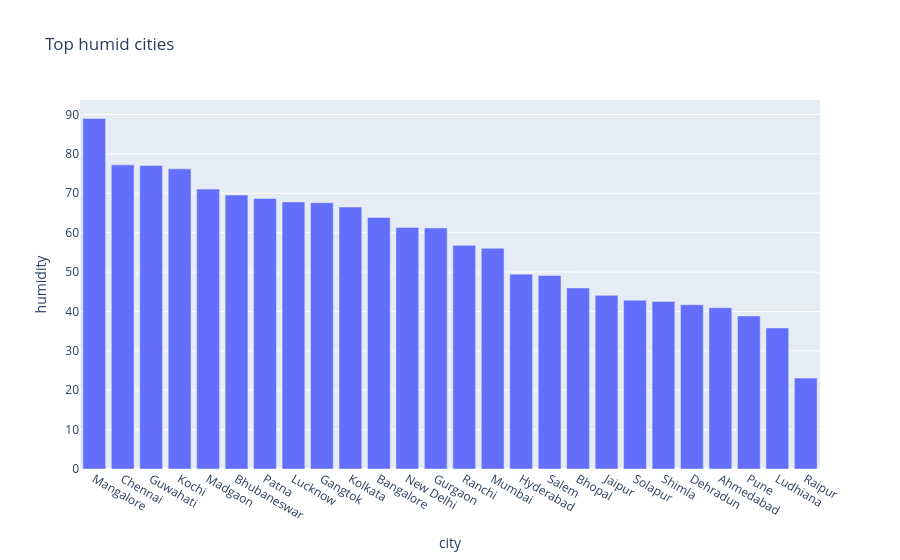

Notebook code for this chart:
### Code cell
HumBar = px.bar(
    Humid,
    x='city',
    y='humidity',
    title='Top humid cities'
)
HumBar.show()

### Figure 1 — Plotly figure (JSON) as saved in the notebook; plotly's stock layout.template omitted (floating-point values rounded to 4 significant figures)
{"data": [{"hovertemplate": "city=%{x}<br>humidity=%{y}<extra></extra>", "legendgroup": "", "marker": {"color": "#636efa", "pattern": {"shape": ""}}, "name": "", "orientation": "v", "showlegend": false, "textposition": "auto", "type": "bar", "x": ["Mangalore", "Chennai", "Guwahati", "Kochi", "Madgaon", "Bhubaneswar", "Patna", "Lucknow", "Gangtok", "Kolkata", "Bangalore", "New Delhi", "Gurgaon", "Ranchi", "Mumbai", "Hyderabad", "Salem", "Bhopal", "Jaipur", "Solapur", "Shimla", "Dehradun", "Ahmedabad", "Pune", "Ludhiana", "Raipur"], "xaxis": "x", "y": [89.0, 77.22, 77.03, 76.2, 71.07, 69.53, 68.7, 67.82, 67.62, 66.5, 63.88, 61.33, 61.2, 56.78, 56.03, 49.47, 49.13, 45.97, 44.08, 42.85, 42.55, 41.7, 40.97, 38.87, 35.8, 23.08], "yaxis": "y"}], "layout": {"barmode": "relative", "legend": {"tracegroupgap": 0}, "title": {"text": "Top humid cities"}, "xaxis": {"anchor": "y", "domain": [0, 1], "title": {"text": "city"}}, "yaxis": {"anchor": "x", "domain": [0, 1], "title": {"text": "humidity"}}}}
